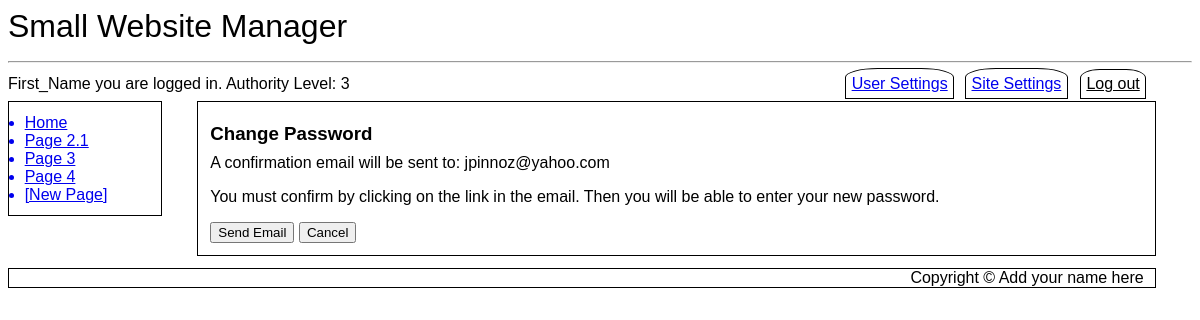
The app's page /changepass.php (signed in), older data.
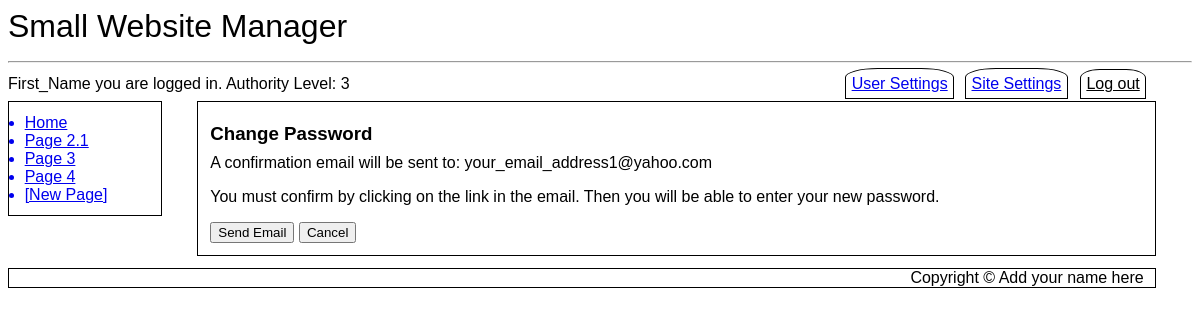
The same page, newer data.
### tables this page shows
CREATE TABLE `SubMenus` (
  `MenuID` int(11) NOT NULL,
  `LinkID` int(11) NOT NULL,
  `Page_ID` int(11) NOT NULL DEFAULT 0,
  `Menu_Entry` varchar(20) NOT NULL,
  `Title` varchar(500) NOT NULL,
  `Active` tinyint(1) NOT NULL DEFAULT 1
);

CREATE TABLE `Users` (
  `ID` int(11) NOT NULL,
  `First_Name` varchar(250) NOT NULL,
  `Last_Name` varchar(250) NOT NULL,
  `eMail` varchar(1000) NOT NULL,
  `User_Name` varchar(1000) NOT NULL,
  `Password` varchar(100) NOT NULL,
  `Activate_Pass` varchar(100) DEFAULT NULL,
  `Change_Pass` varchar(100) DEFAULT NULL,
  `Change_Pass_Expire` datetime DEFAULT NULL,
  `Forgot_Pass` varchar(100) DEFAULT NULL,
  `Forgot_Pass_Expire` datetime DEFAULT NULL,
  `DateTime_Joined` datetime NOT NULL,
  `Last_Logged` datetime NOT NULL DEFAULT current_timestamp(),
  `Authority_Level` tinyint(4) DEFAULT 1,
  `Active` tinyint(1) NOT NULL DEFAULT 0
);

### changepass.php (the view, shortened to what this page needs)
<?php
include ("db_connect.inc");
if ($_SERVER["REQUEST_METHOD"] == "POST" AND $_POST['submitCode']=="Temp_Pass") {
	if ($_POST['Button']=="Send Email") {
		$charSet = "0123456789abcdefghijklmnopqrstuvwxyzABCDEFGHIJKLMNOPQRSTUVWXYZ";
		$charSetLen = strlen($charSet)-1;
		for ($i = 0; $i < 16; $i++) {
			$pick = rand(0, $charSetLen);
	   	$randvalue .= $charSet[$pick];
		}
		$password = password_hash($randvalue, PASSWORD_DEFAULT);
		$userName = $_SESSION['user_name'];
		$query = "UPDATE `Users` SET `Change_Pass`='".$password."',`Change_Pass_Expire`=NOW() + INTERVAL 1 HOUR WHERE `User_Name`='".$userName."'";
		mysqli_query($cxn,$query);
		$to = $_POST['eMail'];
		$firstName = $_SESSION['first_name'];
		$query1 = "SELECT Value FROM Globals WHERE Global='Website Name'";
		$result1 = mysqli_query($cxn,$query1);
		$row1 = mysqli_fetch_assoc($result1);
		$webSiteName = $row1['Value'];
		$query2 = "SELECT Value FROM Globals WHERE Global='URL'";
		$result2 = mysqli_query($cxn,$query2);
		$row2 = mysqli_fetch_assoc($result2);
		$url1 = $row2['Value'];
		$subject = "Confirmation from $webSiteName";
		$message = "
		<h3>You requested to change your password</h3>
		<p>Hello {$firstName},</p>
		<p><a rel=\"nofollow\" href=\"{$url1}/changepass.php?username={$userName}&temppass={$randvalue}\">Click here to change your password</a></p>
		<p>If you cannot click the link, copy the following url into your browser:</p>
		<p>{$url1}/changepass.php?username={$userName}&temppass={$randvalue}</p>
		";
		$headers = "MIME-Version: 1.0" . "\r\n";
		$headers .= "Content-type:text/html;charset=UTF-8" . "\r\n";
		$query3 = "SELECT Value FROM Globals WHERE Global='Site Email Address'";
		$result3 = mysqli_query($cxn,$query3);
		$row3 = mysqli_fetch_assoc($result3);
		$siteEmail = $row3['Value'];
		$headers .= 'From: <{$siteEmail}>' . "\r\n";
		mail($to,$subject,$message,$headers);
		$url = "usersettings.php";
		$location = "Location: ".$url;
		header($location);
		die();
	} elseif ($_POST['Button']=="Cancel") {
		$url = "usersettings.php";
		$location = "Location: ".$url;
		header($location);
		die();
	}
} else {
	include ("header.inc");
	include ("navbar.inc");
	echo "<article id='main'>";
	if (isset($_SESSION['user_name'])) {
		$query = "SELECT `eMail` FROM `Users` WHERE `ID`='".$_SESSION['user_ID']."'";
		$result = mysqli_query($cxn,$query);
		$row = mysqli_fetch_assoc($result);
		$email = $row['eMail'];
		echo "
		<h3>Change Password</h3>
		A confirmation email will be sent to: $email<p>
		You must confirm by clicking on the link in the email. Then you will be able to enter your new password.";
		echo "<form action='".htmlentities($_SERVER['PHP_SELF'])."' method=\"post\">
		<input type=\"hidden\" id=\"submitCode\" name=\"submitCode\" value=\"Temp_Pass\">
		<input type=\"hidden\" id=\"eMail\" name=\"eMail\" value=\"$email\">
		<input type=\"submit\" name=\"Button\" value=\"Send Email\" />
		<input type=\"submit\" name=\"Button\" value=\"Cancel\" />
		</form>";
	} else {
		echo "<div class=\"error\">Restricted Area. You need administrative priviledges to access this page.</div>";
	}
	echo "</article>";
	include ("footer.inc");
}
?>

### header.inc (shortened to what this page needs)
<!DOCTYPE html>
<html lang="en">
<head>
	<link rel="stylesheet" href="desktop.css">
</head>
<body>
	<header>
<?php
		$query = "SELECT Value FROM Globals WHERE Global='Website Name'";
		$result = mysqli_query($cxn,$query) or die ("Couldn't execute query.");
		if ($row = mysqli_fetch_assoc($result))
		{
			$websiteName = $row['Value'];
			echo $websiteName."\r\n";
		} else {
			$message .= "Website Name not found. Check site settings.";
		}
?>
	<hr>
	</header>
<?php
if (isset($_SESSION['user_name']) AND $_SESSION['auth_lev'] >= 1) {
	echo "<div id='toptabbar' style='margin-bottom: 6pt'>\r\n";
	echo "<span style='text-align:left; margin-bottom: 0%;'>";
	echo "<nav id='hnav2' style='margin-bottom: 0%';>\r\n";
	echo $_SESSION['first_name']." you are logged in. \r\n";
	echo "Authority Level: ".$_SESSION['auth_lev']."\r\n";
	echo "</nav>\r\n";
	echo "</span>";
	echo "<span style='text-align:right; margin-bottom: 0%;'>";
	echo "<nav id='hnav1' style='margin-bottom: 0%;'>\r\n";
	echo "<a href='usersettings.php' style='margin-bottom: 0%;'>User Settings</a>\r\n";
	if ( isset($_SESSION['first_name']) AND isset($_SESSION['user_name']) AND $_SESSION['auth_lev']==3 ) {
		echo "<a href='sitesettings.php' style='margin-bottom: 0%;'>Site Settings</a>\r\n";
	}
	echo "</span>";
	echo "<span style='text-align:right; margin-bottom: 0'>";
	echo "<form style='float:right; margin-left: 1%; margin-top: 0%; margin-bottom: 0; padding: 0%;' id='logout' action='index.php' method=\"post\">\r\n";
	echo "<input class='logoutbutton' type=\"submit\" name=\"Button\" style='margin-bottom: 0; margin-top: -9%;' value=\"Log&nbsp;out\" />\r\n";
	echo "</form>\r\n";
	echo "</span>";
	echo "</div>\r\n";
} elseif (htmlentities($_SERVER['PHP_SELF']) != "/login.php") {
	echo "<span style='text-align:right'>";
	echo "<nav id='hnav1' style='margin-right: 5%'>\r\n";
	echo "<a href='login.php'>Log In</a>\r\n";
	echo "</nav>\r\n";
	echo "</span>";
}
?>

### navbar.inc
<nav id="vnav1">
<?php
$query = "SELECT Menu_Entry, Title FROM SubMenus WHERE MenuID='1' AND Active=1 ORDER BY LinkID ASC LIMIT 10";
$result = mysqli_query($cxn,$query) or die ("Couldn't execute query.");
while($row = mysqli_fetch_assoc($result))
{
	$menuEntry = $row['Menu_Entry'];
	$pageTitle = $row['Title'];
	$pageTitle = preg_replace('/ /', '_', $pageTitle);
	echo "<a href='$pageTitle'>$menuEntry</a>\r\n";
}
if ($_SESSION['auth_lev'] == 3 AND isset($_SESSION['first_name']) AND isset($_SESSION['user_name']) ) {
	echo "<a class='newpage' href='newpage.php'>[New Page]</a>\r\n";
}
?>
</nav>

### footer.inc
<footer>
	Copyright &copy; Add your name here
</footer>
</body>
</html>

### desktop.css (style rules this page uses)
* { font-family: Arial, sans-serif; box-sizing: border-box; }
header { font-size: 24pt; }
hr { margin-bottom: 1%; }
h1, h2, h3 { padding: 0%; margin-top: 1%; margin-bottom: 1%; }
div#toptabbar { margin-bottom: 0%; }
article#main { margin-left:16%; width: 81%; float:none; border: 1px solid black; padding: 1%; }
nav#vnav1 { width:13%; float:left; border: 1px solid black; padding: 1%; clear: both; margin-top: 0%; }
nav#vnav1 a { display: list-item; list-style-type: disc; margin-left: 3%; }
nav#hnav1 { margin-bottom: 0.6%; margin-right: 2%; }
form#logout { margin-right: 2%; margin-bottom: 0%; display: flex; }
input[type="submit"].logoutbutton { font-family: Arial, sans-serif; font-size: 12pt; border: 1px solid black; text-decoration: underline; margin-left: 1%; margin-top: 0%; padding: 5px; border-top-left-radius: 30%; border-top-right-radius: 30%; background-color: transparent; display: inline-block; }
nav#hnav2 { float:left; }
nav#hnav1 a { border: 1px solid black; padding: 0.5%; margin-left: 0.5%; margin-bottom: 0%; border-top-left-radius: 30%; border-top-right-radius: 30%; }
footer { padding-right: 1%; padding-left: 1%; width: 97%; margin-top: 1%; clear: both; border: 1px solid black; text-align: right; }

Row changes from the older to the newer data that the page shows:
changed users: eMail "jpinnoz@yahoo.com" → "your_email_address1@yahoo.com"
